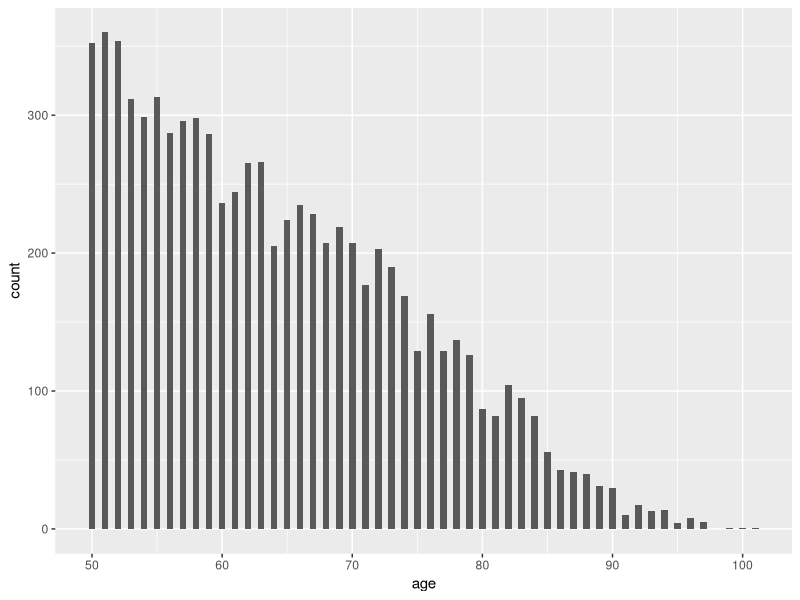
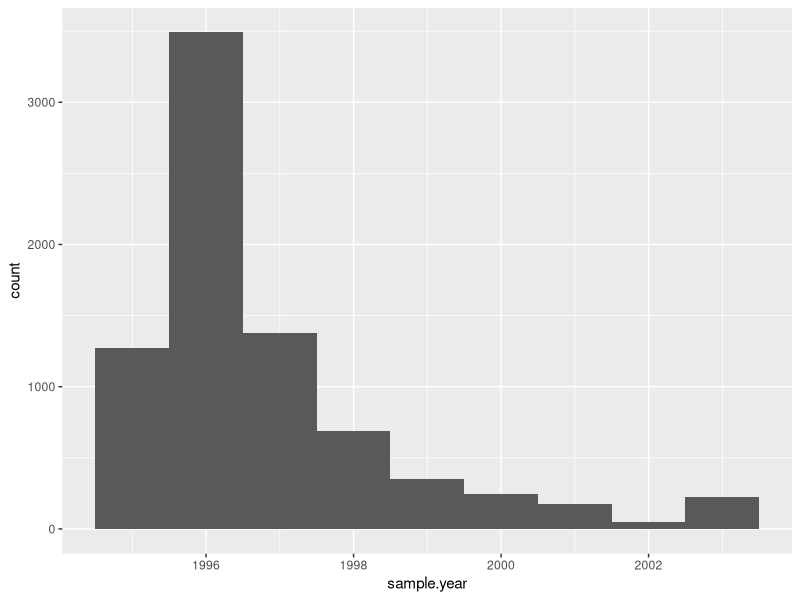
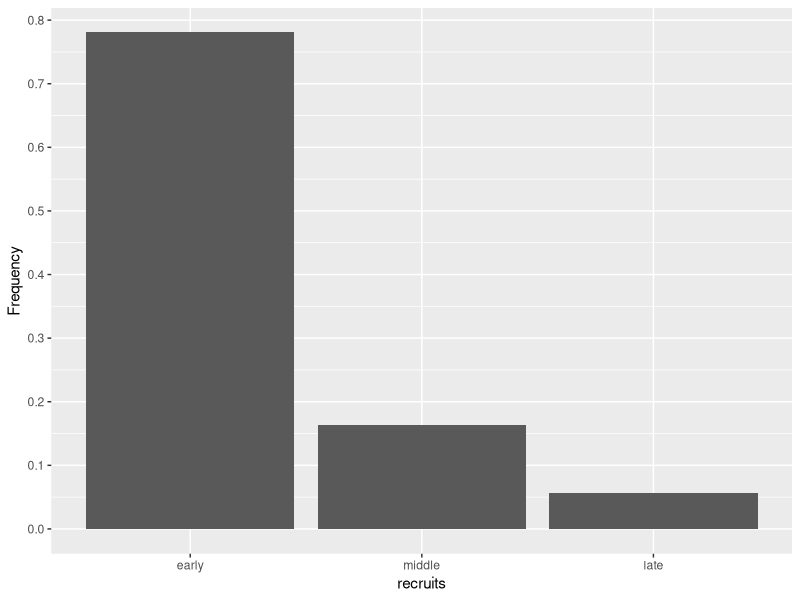
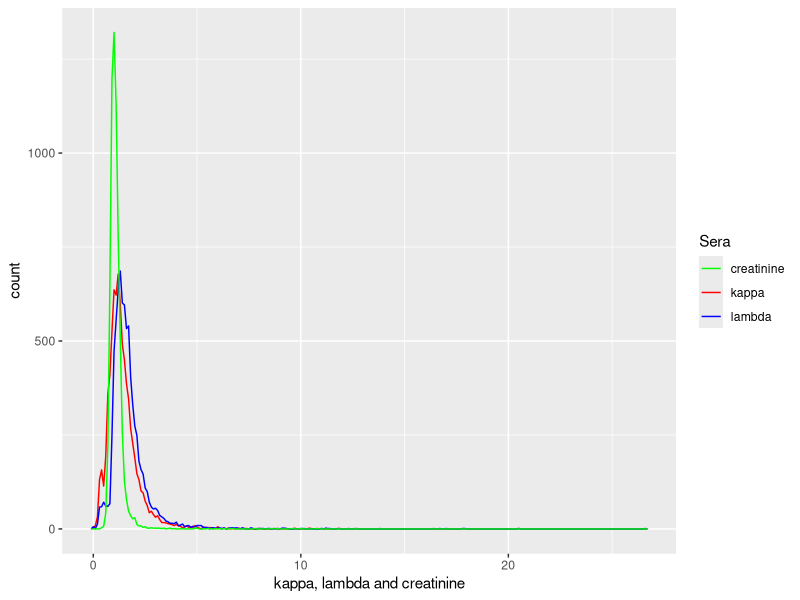
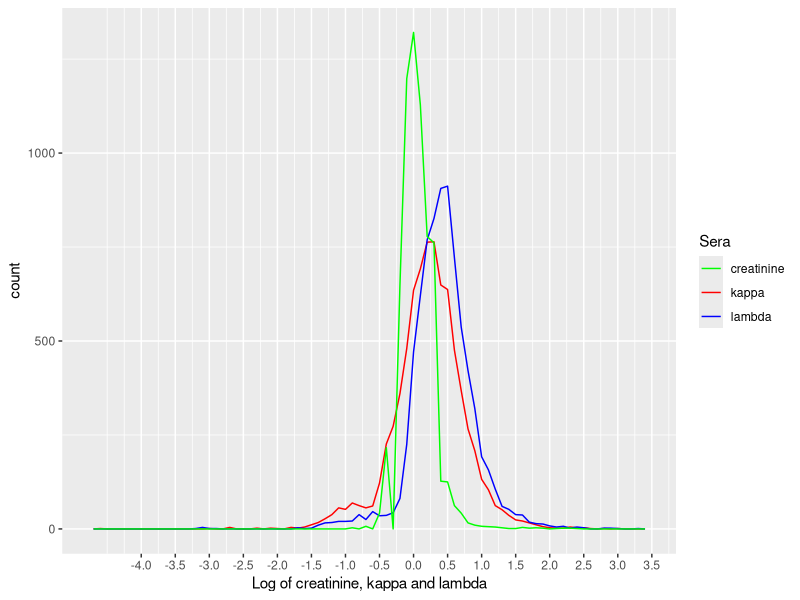
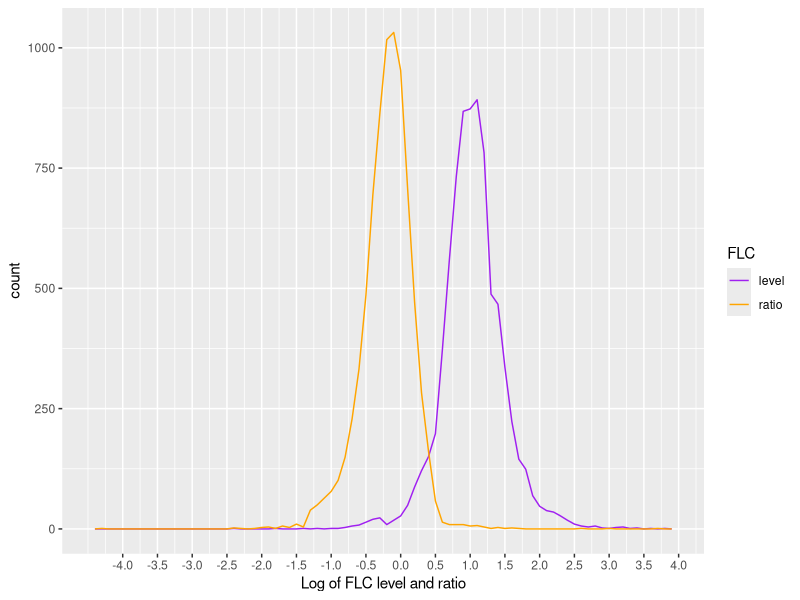
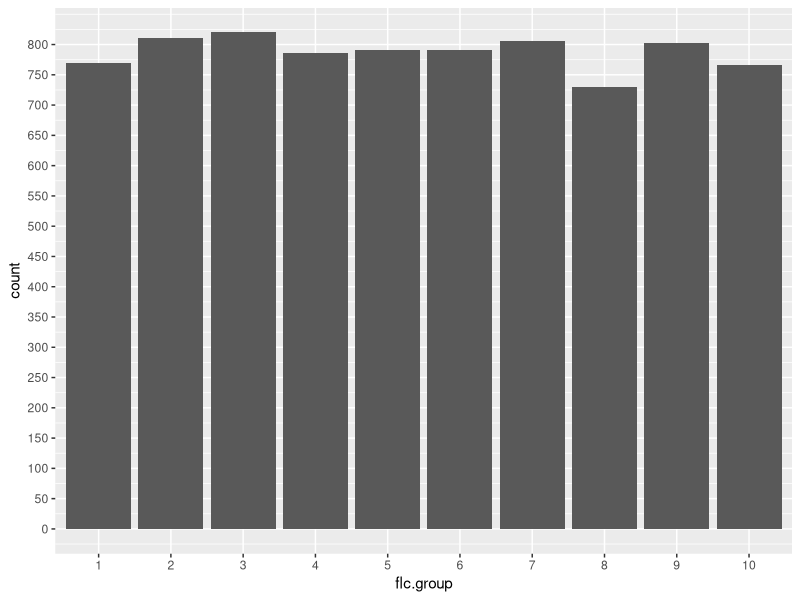
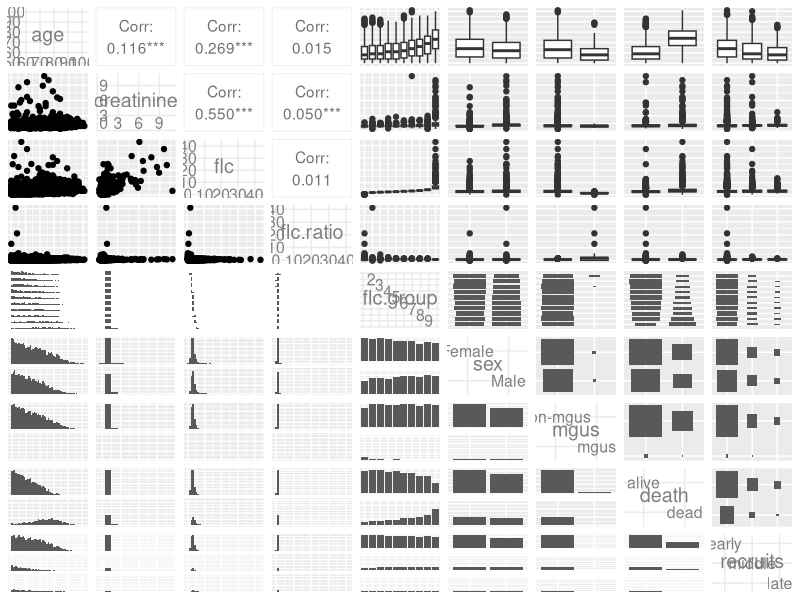

Generate these figures, in order, with R:
## ---- chunk 1
# Load libraries
library(survival)
library(ggplot2)
library(GGally)
library(dplyr)
## ---- chunk 2
# Load and show dataset
data <- flchain
head(data, 10)
str(data)
summary(data)
## ---- chunk 3
# Change bad names
names(data)[names(data) == "sample.yr"] <- 'sample.year'
names(data)[names(data) == "flc.grp"] <- 'flc.group'
names(data)
## ---- chunk 4
# Adjust abbreviated levels
levels(data$sex) <- c('Female', 'Male')
levels(data$sex)
## ---- chunk 5
# Cast to Factor
data$flc.group <- as.factor(data$flc.group)
## ---- chunk 6
# Reduce many levels Factor
sort(table(data$chapter))
cat('5% of non-NA values: ', sum(!is.na(data$chapter)) * 0.05)
chapter <- c('Circulatory', 'Neoplasms', 'Respiratory', 'Mental', 'Nervous')
levels(data$chapter)[!levels(data$chapter) %in% chapter] <- 'Others'
sort(table(data$chapter))
## ---- chunk 7
# Convert boolean to Factor
unique(data$mgus)
unique(data$death)
data$mgus <- factor(data$mgus,
                    labels = c('non-mgus', 'mgus'))
data$death <- factor(data$death,
                     labels = c('alive', 'dead'))
## ---- chunk 8
# Test and convert num to int
all(data$age == round(data$age))
all(data$sample.year == round(data$sample.year))
all(data$futime == round(data$futime))

data$age <- as.integer(data$age)
data$sample.year <- as.integer(data$sample.year)
data$futime <- as.integer(data$futime)
## ---- chunk 9
# Cut variables
table(data$sample.year)
data$recruits <- cut(data$sample.year,
                     breaks = c(1994, 1997, 2000, 2003),
                     labels = c('early', 'middle', 'late'))
table(data$recruits)
## ---- chunk 10
# Create useful variables
data <- transform(data,
                  flc       = kappa + lambda,
                  flc.ratio = kappa / lambda)
## ---- chunk 11
# Age distribution
ggplot(data, aes(age)) +
  geom_histogram(binwidth = .5)
## ---- chunk 12
# Samples obtained in each year
ggplot(data, aes(sample.year)) +
  geom_histogram(binwidth = 1)
## ---- chunk 13
# Density of samples by epoch
ggplot(data, aes(recruits, (..count.. / sum(..count..)))) +
  geom_bar() +
  ylab('Frequency') +
  scale_y_continuous(breaks = seq(0, 1, .1))
## ---- chunk 14
# Frequency of kappa, lambda and creatinine sera
ggplot(data) +
  geom_freqpoly(aes(kappa, color = 'kappa'), binwidth = .1) +
  geom_freqpoly(aes(lambda, color = 'lambda'), binwidth = .1) +
  geom_freqpoly(aes(creatinine, color = 'creatinine'),
                data     = subset(data, !is.na(creatinine)),
                binwidth = .1) +
  scale_colour_manual(name   = 'Sera',
                      breaks = c('creatinine', 'kappa', 'lambda'),
                      values = c('green', 'red', 'blue')) +
  xlab('kappa, lambda and creatinine')
## ---- chunk 15
# Frequency of kappa, lambda and creatinine sera (log)
ggplot(data) +
  geom_freqpoly(aes(log(kappa), color = 'kappa'), binwidth = .1) +
  geom_freqpoly(aes(log(lambda), color = 'lambda'), binwidth = .1) +
  geom_freqpoly(aes(log(creatinine),
                    color = 'creatinine'),
                    data  = subset(data,!is.na(creatinine)),
                binwidth = .1) +
  scale_x_continuous(breaks = seq(-4, 4, .5)) +
  scale_colour_manual(name   = 'Sera',
                      breaks = c('creatinine', 'kappa', 'lambda'),
                      values = c('green', 'red', 'blue')) +
  xlab('Log of creatinine, kappa and lambda')
## ---- chunk 16
# Summaries of creatinine, kappa and lambda (log)
summary(log(data[,c('creatinine', 'kappa', 'lambda')]))
## ---- chunk 17
# Frequency of FLC level and ratio (log)
ggplot(data) +
  geom_freqpoly(aes(log(flc), color = 'level'), binwidth = .1) +
  geom_freqpoly(aes(log(flc.ratio), color = 'ratio'), binwidth = .1) +
  scale_x_continuous(breaks = seq(-4, 4, .5)) +
  scale_colour_manual(name   = 'FLC',
                      breaks = c('level', 'ratio'),
                      values = c('purple', 'orange')) +
  xlab('Log of FLC level and ratio')
## ---- chunk 18
# Summaries of FLC level and ratio
summary(log(data[,c('flc.ratio', 'flc')]))
## ---- chunk 19
# Distribution of flc.group
ggplot(data) +
  geom_bar(aes(flc.group)) +
  scale_y_continuous(breaks = seq(0, 800, 50))
## ---- chunk 20
# Subseting data
data = data[, c("age", "creatinine", "flc",
                "flc.ratio", "flc.group", "sex",
                "mgus", "death", "recruits")]
head(data)
str(data)
summary(data)
## ---- chunk 21
# Bivariate plots
ggpairs(data,
        axisLabels = "internal",
        lower      = list(combo = wrap("facethist", binwidth = 1)))
## ---- chunk 22
# Relation between MGUS and FLC ratio (log)
ggplot(data, aes(mgus, log(flc.ratio))) +
  geom_boxplot()
## ---- chunk 23
# Summaries of FLC ratio by MGUS
by(data$flc.ratio, data$mgus, summary)
## ---- chunk 24
# Relation between MGUS and FLC ratio (log) with references
ggplot(data, aes(mgus, log(flc.ratio))) +
  geom_point() +
  geom_hline(yintercept = c(log(.26), log(1.65)),
             size       =.1)
## ---- chunk 25
# Relation between MGUS and FLC ratio (log) with references
ggplot(data, aes(mgus, log(flc.ratio), color = mgus)) +
  geom_point(alpha = .2,
             size  = .5) +
  geom_hline(yintercept = c(log(.26), log(1.65)),
             size       = .1) +
  scale_color_manual(values = c("#ffcc66", "#cc00ff"))
## ---- chunk 26
# Frequency of FLC ratio ranges by MGUS
by(cut(data$flc.ratio, breaks = c(0, .259, 1.65, 50)), data$mgus, table)
## ---- chunk 27
# Relation between epoch and FLC ratio (log)
ggplot(data, aes(recruits, log(flc.ratio))) +
  geom_boxplot()
# Relation between epoch and FLC level (log)
ggplot(data, aes(recruits, log(flc))) +
  geom_boxplot()
## ---- chunk 28
# Summaries of FLC ratio and level by recruits
by(data[, c("flc.ratio", "flc")], data$recruits,  summary)
## ---- chunk 29
# Relation between Groups and FLC level (log)
ggplot(data, aes(flc.group, log(flc))) +
  geom_boxplot()
## ---- chunk 30
data %>% 
  group_by(flc.group) %>% 
  summarise(flc.min = min(flc),
            flc.max = max(flc))
## ---- chunk 31
# Distribution by Groups and Deaths
ggplot(data, aes(flc.group, fill = death)) +
  geom_bar() +
  scale_fill_manual(values = c("#00ff00", "#ff0000"))
## ---- chunk 32
# Aggregated dataset of FLC levels and death rates
flc.death <- data %>%
  group_by(flc.group) %>%
  summarise(flc.mean   = mean(flc),
            death.rate = sum(death == 'dead') / n())
flc.death
cor(flc.death$flc.mean, flc.death$death.rate)
# Relation between FLC mean and Death rate.
ggplot(flc.death, aes(flc.mean, death.rate)) +
  geom_line()
# Relation between FLC mean and Death rate with linear smooth.
ggplot(flc.death, aes(flc.mean, death.rate)) +
  geom_line() +
  geom_smooth(method = 'lm')
## ---- chunk 33
# Difference FLC level and creatinine correlation with or without log.
cor(log(data$flc), log(data$creatinine), use = "complete.obs")
cor(data$flc, data$creatinine, use = "complete.obs")
## ---- chunk 34
# Relation between FLC levels and creatinine without missing values
ggplot(subset(data, !is.na(creatinine)), aes(creatinine, flc)) +
  geom_point()
# Avoiding overplotation
ggplot(subset(data, !is.na(creatinine)), aes(creatinine, flc)) +
  geom_point(alpha = .1)
## ---- chunk 35
# Zoom in and linear regression line
ggplot(subset(data, !is.na(creatinine)), aes(creatinine, flc)) +
  geom_point(alpha = .1) +
  geom_smooth(method = 'lm') +
  coord_cartesian(xlim = c(0, 3),
                  ylim = c(0, 10))
## ---- chunk 36
# Relation between sex and creatinine (log)
ggplot(subset(data, !is.na(creatinine)), aes(sex, log(creatinine))) +
  geom_boxplot()
## ---- chunk 37
# Creatinine (log) summaries by sex
by(log(data$creatinine),data$sex, summary)
## ---- chunk 38
# Relation between sex and FLC level (log)
ggplot(data, aes(sex, log(flc))) +
  geom_boxplot()
## ---- chunk 39
# FLC level (log) summaries by sex
by(log(data$flc),data$sex, summary)
## ---- chunk 40
# Recruits, FLC ratios and MGUS relation
ggplot(data, aes(recruits, log(flc.ratio), color = mgus)) +
  geom_jitter(alpha = .2) +
  geom_hline(yintercept = c(log(.26), log(1.65)),
             size       = .1) +
  scale_color_manual(values = c("#ffcc66", "#cc00ff"))
## ---- chunk 41
# Table with MGUS, Recruits and FLC ratio range
data$flc.ratio.range = cut(data$flc.ratio, breaks = c(0, .259, 1.65, 50))
with(data, ftable(mgus+recruits ~ flc.ratio.range))
## ---- chunk 42
# Creatinine, FLC and sex relation
ggplot(subset(data, !is.na(creatinine)),
       aes(creatinine, flc, color = sex)) +
  geom_point(alpha = .1) +
  geom_smooth(method = 'lm') +
  coord_cartesian(xlim = c(0, 3),
                  ylim = c(0, 10)) +
  scale_color_manual(values = c("#ff66cc", "#00ccff"))
## ---- chunk 43
# FLC groups, FLC levels and deaths relation
ggplot(data, aes(flc.group, log(flc), color = death)) +
  geom_jitter(alpha = .1) +
  scale_color_manual(values = c("#00ff00", "#ff0000"))
## ---- chunk 44
# Aggregate dataset with min, max and death rate by FLC group
data %>% 
  group_by(flc.group) %>% 
  summarise(flc.min = min(flc),
            flc.max = max(flc),
            death.rate = sum(death == 'dead') / n())
## ---- chunk 45
# Modeling with linear regression
model <- lm(death.rate ~ flc.mean, flc.death)
summary(model)
## ---- chunk 46
# Testing model
set.seed(7874)
data.sample <- data[sample(1:nrow(data), 1000), ]
mean(data.sample$flc)
sum(data.sample$death == 'dead') / length(data.sample$death)
predict(model, data.frame(flc.mean = mean(data.sample$flc)))
## ---- chunk 47
# Plot one
ggplot(data, aes(recruits, log(flc.ratio), color = mgus)) +
  geom_jitter(alpha = .2) +
  geom_hline(yintercept = c(log(.26), log(1.65)),
             size       = .1) +
  scale_color_manual(values = c("#ffcc66", "#cc00ff"))+
  labs(title = "FLC as a MGUS marker",
       y     = "Log of FLC Ratio")
## ---- chunk 48
# Table with MGUS, Recruits and FLC ratio range
with(data, ftable(mgus+recruits ~ flc.ratio.range))
## ---- chunk 49
# Plot two
ggplot(data, aes(recruits, (..count.. / sum(..count..)),
                            color = I('black'),
                            fill  = I('#ffff00'))) +
  geom_bar() +
  scale_y_continuous(breaks = seq(0, 1, .05)) +
  labs(title = "Difference between early, mid, and late recruits",
       y     = 'Density') 
## ---- chunk 50
# Plot three
ggplot(data, aes(flc.group, log(flc), color = death)) +
  geom_jitter(alpha = .1) +
  scale_color_manual(values = c("#00ff00", "#ff0000")) +
  labs(title = 'Association between FLC and higher death rates',
       y     = 'Log of FLC level',
       x     = 'Groups')
## ---- chunk 51
# Aggregate dataset with min, max and death rate by FLC group
data %>% 
  group_by(flc.group) %>% 
  summarise(flc.min    = min(flc),
            flc.max    = max(flc),
            death.rate = sum(death == 'dead') / n())
